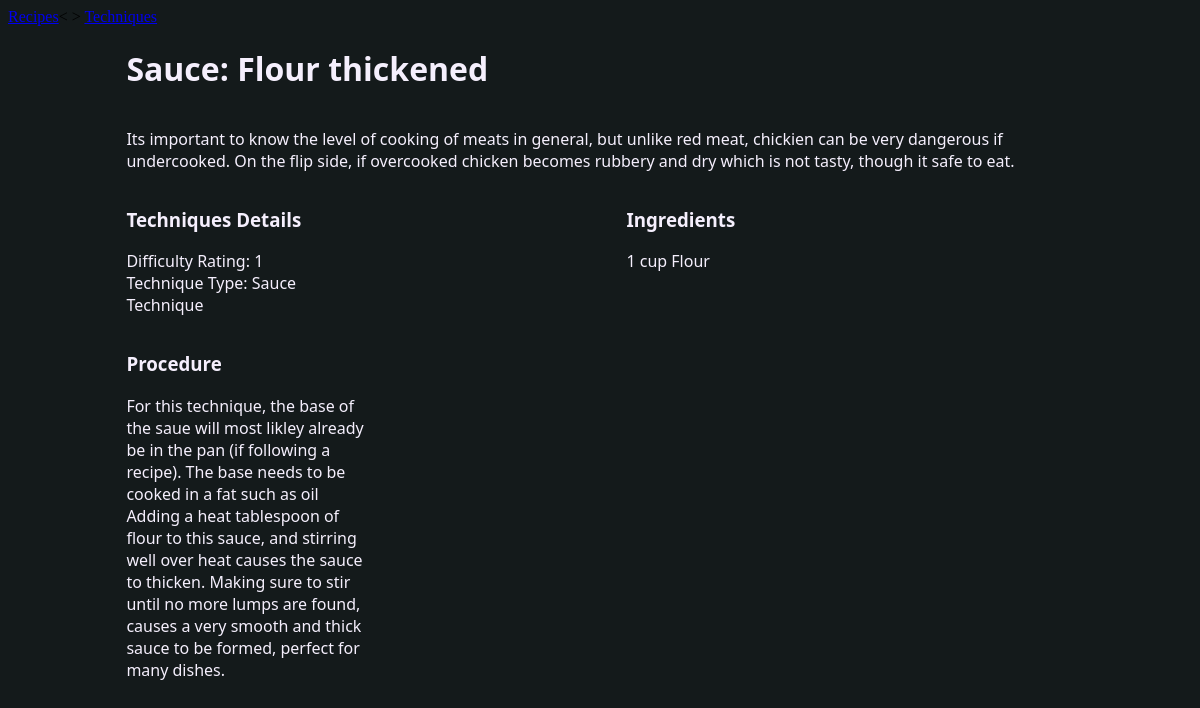
Screenshot of /page/technique?id=1 with the database file from the repository.
### tables this page shows
CREATE TABLE technique(
    tid INTEGER PRIMARY KEY,
    technique_name TEXT,
    ttype TEXT,
    difficulty INTEGER,
    body TEXT,
    theory TEXT
);

CREATE TABLE ingredient_technique(
    iid INTEGER NOT NULL,
    tid INTEGER NOT NULL,
    quantity TEXT,
    FOREIGN KEY (iid) REFERENCES recipie(iid),
    FOREIGN KEY (tid) REFERENCES technique(tid)
);

CREATE TABLE ingredient(
    iid INTEGER PRIMARY KEY,
    name TEXT NOT NULL
);

### src/mainpages.py (the view)
@bp.route('/technique', methods=('GET', 'POST'))
def techniquepage():
    try:
        rid = session.get('last-recipie')
    except KeyError:
        rid = None
    tid = request.args.get('id', type=str)
    if request.method == 'GET':
        db = get_db()
        if rid:
            techniques = db.execute(
                '''SELECT technique_name, t.tid FROM
                recipie r INNER JOIN recipie_technique rt ON r.rid = rt.rid
                INNER JOIN technique t on rt.tid = t.tid
                WHERE r.rid = ? AND t.tid != ?''',
            (rid, tid)
            ).fetchall()
        else:
            techniques = None
        technique = db.execute(
            'SELECT technique_name, ttype, difficulty, body, theory FROM technique t WHERE t.tid = ?', (tid)
        ).fetchone()
        ingredients = db.execute(
            '''SELECT name, quantity, t.tid FROM
            technique t INNER JOIN ingredient_technique it ON t.tid = it.tid
            INNER JOIN ingredient i on it.iid = i.iid
            WHERE t.tid = ?''',
            (tid)
        ).fetchall()
        return render_template('techniquepage.html', technique=technique, ingredients=ingredients, rid=rid, techniques=techniques)

### src/auth.py (called while the page is built)
@bp.before_app_request
def load_user():
    user_id = session.get('user-id')
    if not user_id:
        g.user = None
    else:
        g.user = get_db().execute('SELECT * FROM user WHERE uid = ?', (int(user_id), )).fetchone()

### src/db.py (called while the page is built)
def get_db():
    if 'db' not in g:
        g.db = sqlite3.connect(
            current_app.config['DATABASE'],
            detect_types=sqlite3.PARSE_DECLTYPES
        )
    g.db.row_factory = sqlite3.Row
    return g.db

### src/templates/techniquepage.html (shortened to what this page needs)
<!doctype html>
<html>
<head>
<link href="{{ url_for('static', filename='recipie.css') }}" rel="stylesheet" type="text/css">
</head>
<body>
<div class="full_wrapper">
  <div class="Container">
    <div class="Title">
      <h1>{{ technique['technique_name'] }}</h1>
      </div>
    <div class="summary-block">
      <p class="summary-text">{{ technique['theory'] }}</p>
      </div>
    <div class="properties_wrapper">
		<div class="Column1">
      <div class="Recipe-info">
        <ul class="R-Info-List" >
          <dt><h3>Techniques Details</h3></dt>
          <li  class="difficulty">Difficulty Rating: {{ technique['difficulty'] }}</li>
          <li  class="ttype">Technique Type: {{ technique['ttype'] }}</li>
          </ul>
        </div>
	<div class="Procedure-Block">
	  <p><h3>Procedure</h3></p>
	  <p class="procedure_writeout">
		{{ technique['body'] }}
	</p>
	  </div>
		</div>
      <div class="Column2">
		{% if ingredients %}
		  <div class="Ingrdients-block">
			<h3 class="ingredients-title">Ingredients</h3>
			<ul class="ingridients-list" >
				{% for ingredient in ingredients %}
				<li>{{ ingredient['quantity'] }} {{ ingredient['name'] }}</li>
				{% endfor %}
			</ul>
			</div>
		{% endif %}
	 	</div>
  </div>
</div>
	<div class="Navbar_Wrap">
		<a href="{{ url_for('mainpages.recipies') }}">Recipes</a><&nbsp>
		<a href="{{ url_for('mainpages.techniques') }}">Techniques</a>
	</div>
</div>
</body>

### src/static/recipie.css (style rules this page uses)
.Title { flex-direction: column; }
.Container { display: flex; flex-direction: column; padding-left: 10%; padding-right: 10%; }
.properties_wrapper .Ingrdients-block .ingridients-list { padding-left: 0; }
.properties_wrapper .Recipe-info .R-Info-List { padding-left: 0; }
.Container .summary-block { flex-flow: column wrap; }
.Container .properties_wrapper { flex-direction: row; display: flex; align-items: flex-start; justify-content: space-between; width: 700px; }
h3, li, p, h1, strong { color: #F5EFFD; font-family: Segoe, "Segoe UI", "DejaVu Sans", "Trebuchet MS", Verdana, "sans-serif"; }
ul { list-style: none; padding-left: 0; }
.properties_wrapper .Column1 .Procedure-Block { max-width: 250px; }
.full_wrapper { display: flex; flex-direction: column-reverse; }
.Container .properties_wrapper .Column1 { width: 250px; display: flex; flex-grow: 0; }
.Container .properties_wrapper .Column2 { width: 200px; }
.full_wrapper .Container .Title { width: 75%; }
.Container .properties_wrapper .Column1 { display: flex; flex-direction: column; }
p.procedure_writeout { max-width: 250px; word-wrap: break-word; }
body { background-color: #141A1B; }

### rows the page displays
technique: technique_name "Sauce: Flour thickened", theory "Its important to know the level of cooking of meats in general, but unlike red meat, chickien can be very dangerous if undercooked. On the flip side, if overcooked chicken becomes rubbery and dry which is not tasty, though it safe to eat.", difficulty "1", ttype "Sauce Technique", body "For this technique, the base of the saue will most likley already be in the pan (if following a recipe). The base needs to be cooked in a fat such as oil Adding a heat tablespoon of flour to this sauce, and stirring well over heat causes the sauce to thicken. Making sure to stir until no more lumps are found, causes a very smooth and thick sauce to be formed, perfect for many dishes."
ingredient_technique: quantity "1 cup", name "Flour"
